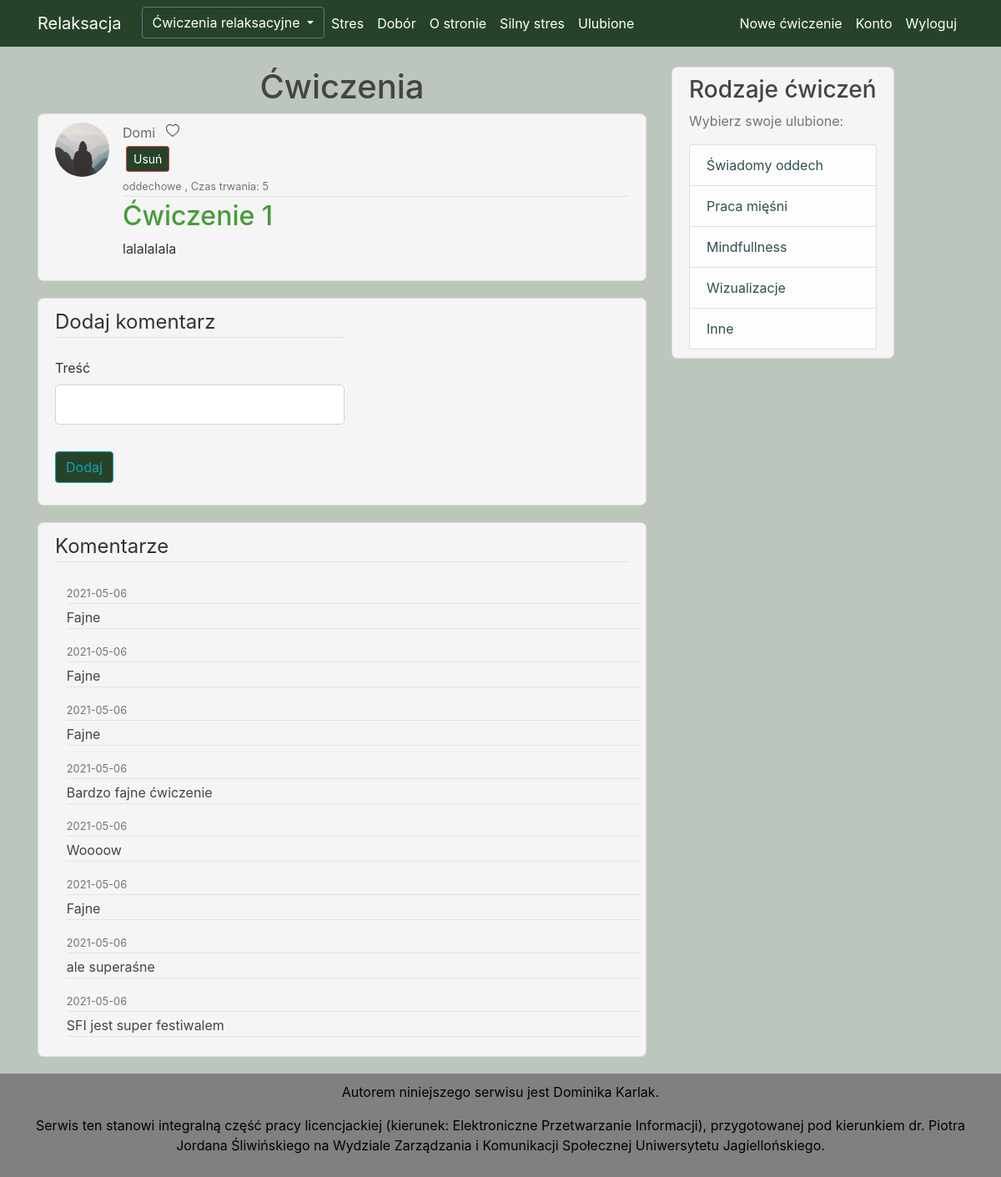
Before: /post/1 (signed in) with the older database file.
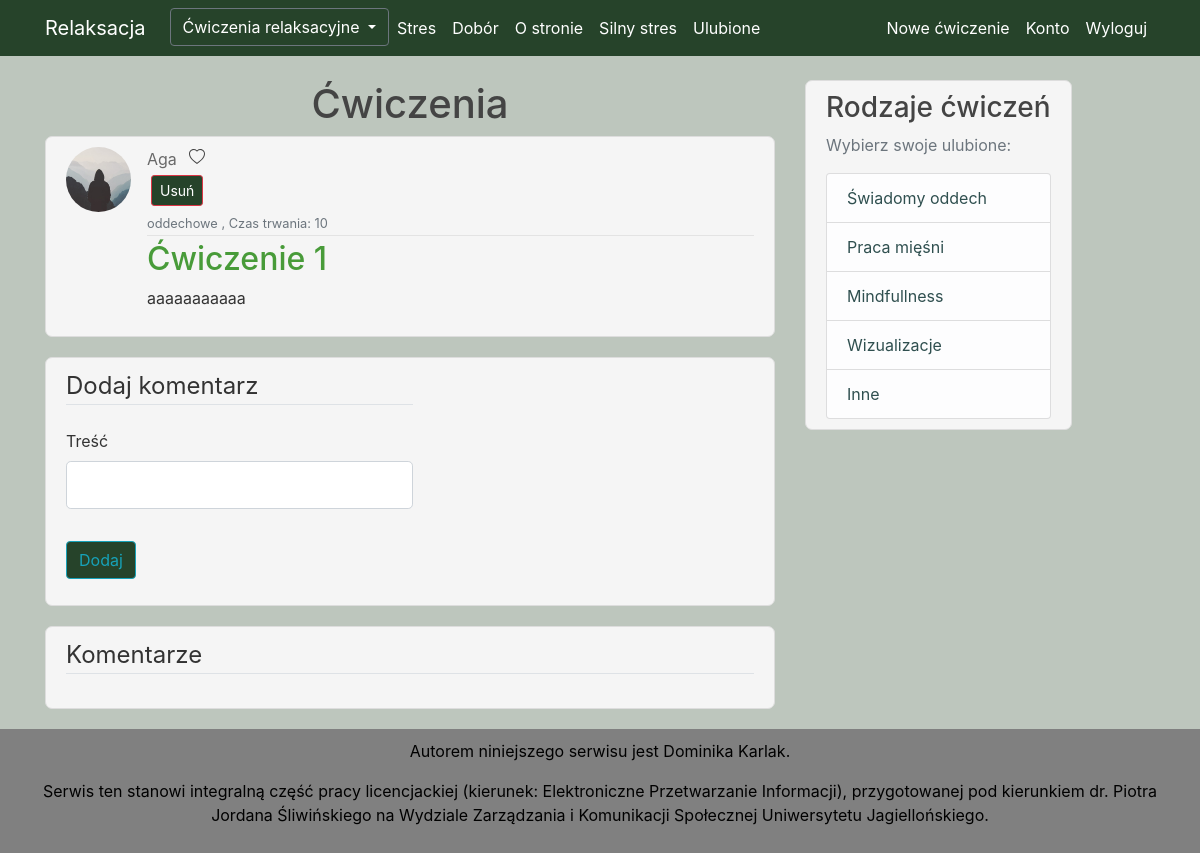
After: the same page with the newer database file.
### Relaks/models.py (models this page shows, shortened)
class User(db.Model, UserMixin):
    id = db.Column(db.Integer, primary_key=True)
    username = db.Column(db.String(20), unique=True, nullable=False)
    email = db.Column(db.String(120), unique=True, nullable=False)
    image_file = db.Column(db.String(20), nullable=False, default='default.jpg')
    password = db.Column(db.String(60), nullable=False)
    is_admin = db.Column(db.Boolean, nullable=False)
    posts = db.relationship('Post', backref='author', lazy=True)
    fav = db.relationship('Favourite', backref='author', lazy=True)

class Post(db.Model):
    id = db.Column(db.Integer, primary_key=True, autoincrement=True)
    name = db.Column(db.String(100), nullable=True)
    category = db.Column(db.String(100), nullable=True)
    time = db.Column(db.Integer, nullable=True)
    content = db.Column(db.Text, nullable=True)
    user_id = db.Column(db.Integer, db.ForeignKey('user.id'), nullable=False)
    fav = db.relationship('Favourite', backref='fav', lazy=True)
    comments = db.relationship("Comment", backref='article', lazy=True)

class Comment(db.Model):
    id = db.Column(db.Integer, primary_key=True)
    body = db.Column(db.String(200), nullable=False)
    date_posted = db.Column(db.DateTime, nullable=False, default=datetime.utcnow)
    post_id = db.Column(db.Integer, db.ForeignKey('post.id'), nullable=False)
    user_id = db.Column(db.Integer, db.ForeignKey('user.id'), nullable=False)

### Relaks/routes.py (the view)
@app.route("/post/<int:post_id>", methods=['GET', 'POST'])
def post(post_id):
    post = Post.query.get_or_404(post_id)
    is_favourite = Favourite.query.filter_by(user_id=current_user.id, post_id=post_id).first()
    if is_favourite is None:
        is_favourite = False
    else:
        is_favourite = True
    form = AddCommentForm()
    if form.validate_on_submit():
        comment = Comment(body=form.body.data, user_id=current_user.id, post_id=post_id)
        db.session.add(comment)
        db.session.commit()
        flash("Twój komentarz został pomyślnie dodany", "success")
        return redirect(url_for("post", post_id=post.id))
    comments = Comment.query.filter_by(post_id=post_id)
    return render_template('post.html', title=post.name, post=post, form=form, is_favourite=is_favourite,
                           comments=comments)

### Relaks/forms.py
class AddCommentForm(FlaskForm):
    body = StringField("Treść", validators=[DataRequired()])
    submit = SubmitField("Dodaj")

### Relaks/models.py (called while the page is built)
@login_manager.user_loader
def load_user(user_id):
    return User.query.get(int(user_id))

### Relaks/templates/post.html (shortened to what this page needs)
{% extends "layout.html" %}
{% block content %}
    <h1 style="text-align: center"> Ćwiczenia </h1>
    <article class="media content-section">
        <img class="rounded-circle article-img"
             src="{{ url_for('static', filename='photo/' + post.author.image_file) }}">
        <div class="media-body">
            <div class="article-metadata">
                <a class="mr-2" href="#">{{ post.author.username }}</a>
                {% if current_user.is_authenticated %}
                    {% if is_favourite %}
                        <a style="color: #444444" href="{{ url_for("dodaj_do_ulubionych", post_id=post.id) }} ">
                            <svg xmlns="http://www.w3.org/2000/svg" width="16" height="16" fill="currentColor"
                                 class="bi bi-heart-fill" viewBox="0 0 16 16">
                                <path fill-rule="evenodd"
                                      d="M8 1.314C12.438-3.248 23.534 4.735 8 15-7.534 4.736 3.562-3.248 8 1.314z"/>
                            </svg>
                        </a>
                    {% else %}
                        <a style="color: #444444" href="{{ url_for("dodaj_do_ulubionych", post_id=post.id) }} ">
                        </a>
                    {% endif %}
                {% endif %}
                {% if post.author == current_user or current_user.is_admin %}
                    <button type="button" class="btn btn-danger btn-sm m-1" data-toggle="modal"
                            data-target="#deleteModal" style="display: block">Usuń
                    </button>
                {% endif %}
                <small class="text-muted">{{ post.category }} , </small>
                <small class="text-muted">Czas trwania: {{ post.time }}</small>
            </div>
            <h2><a class="article-title" href="{{ url_for('post', post_id=post.id) }}">{{ post.name }}</a></h2>
            <p class="article-content">{{ post.content }}</p>
        </div>
    </article>
    <div class="media content-section">
        <form method="POST" action="">
            <fieldset class="form-group">
                <legend class="border-bottom mb-4">Dodaj komentarz</legend>
                <div class="form-group">
                    {{ form.body.label(class="form-control-label") }}
                    {% if form.body.errors %}
                        {{ form.body(class="form-control form-control-lg is-invalid") }}
                        <div class="invalid-feedback">
                            {% for error in form.body.errors %}
                                <span>{{ error }}</span>
                            {% endfor %}
                        </div>
                    {% else %}
                        {{ form.body(class="form-control form-control-lg") }}
                    {% endif %}
                </div>
            </fieldset>
            <div class="form-group">
                {{ form.submit(class="btn btn-outline-info") }}
            </div>
        </form>
    </div>
    <div class="media content-section" style="display: block">
        <legend class="border-bottom mb-4">Komentarze</legend>
        {% for comment in comments %}
            <div class="media-body" style="width: 100%; height: 100%; margin:2%">
                <div class="article-metadata">
                    <small class="text-muted">{{ comment.date_posted.strftime('%Y-%m-%d') }}</small>
                </div>
                <div class="article-metadata">
                    {{ comment.body }}
                </div>
            </div>
        {% endfor %}
    </div>
{% endblock content %}

### Relaks/templates/layout.html (shortened to what this page needs)
<!DOCTYPE html>
<html lang="pl">
<head>
    <link rel="stylesheet" href="https://maxcdn.bootstrapcdn.com/bootstrap/4.0.0/css/bootstrap.min.css"
>
    <link rel="stylesheet" type="text/css" href="{{ url_for('static', filename='main.css') }}">
</head>
<body>
<header class="site-header">
    <nav class="navbar navbar-expand-md navbar-dark bg-steel fixed-top">
        <div class="container">
            <a class="navbar-brand mr-4" href="/">Relaksacja</a>
            <div class="collapse navbar-collapse" id="navbarToggle">
                <div class="navbar-nav mr-auto">
                    <div class="dropdown">
                        <button class="btn btn-secondary dropdown-toggle" type="button" id="dropdownMenuButton"
                                data-toggle="dropdown" aria-haspopup="true" aria-expanded="false">
                            Ćwiczenia relaksacyjne
                        </button>
                    </div>
                    <a class="nav-item nav-link" href="{{ url_for('stres') }}">Stres</a>
                    <a class="nav-item nav-link" href="{{ url_for('dobor') }}">Dobór </a>
                    <a class="nav-item nav-link" href="{{ url_for('dobor') }}"> O stronie </a>
                    <a class="nav-item nav-link" href="{{ url_for('silny_stres') }}"> Silny stres  </a>
                    {% if current_user.is_authenticated %}
                        <a class="nav-item nav-link" href="{{ url_for('ulubione') }}">Ulubione </a>
                    {% endif %}
                </div>
                <div class="navbar-nav">
                    {% if current_user.is_authenticated %}
                        <a class="nav-item nav-link" href="{{ url_for('new_post') }}">Nowe ćwiczenie</a>
                        <a class="nav-item nav-link" href="{{ url_for('account') }}">Konto</a>
                        <a class="nav-item nav-link" href="{{ url_for('logout') }}">Wyloguj</a>
                    {% else %}
                        <a class="nav-item nav-link" href="{{ url_for('login') }}">Zaloguj</a>
                        <a class="nav-item nav-link" href="{{ url_for('register') }}">Zarejestruj</a>
                    {% endif %}
                </div>
            </div>
        </div>
    </nav>
</header>
<main role="main" class="container">
    <div class="row">
        <div class="col-md-8">
            {% block content %}{% endblock %}
        </div>
        <div class="col-md-4">
            <div class="content-section" style="display: inline-block;">
                <h3> Rodzaje ćwiczeń </h3>
                <p class='text-muted'> Wybierz swoje ulubione:
                <ul class="list-group">
                    <li class="list-group-item list-group-item-light"><a href="{{ url_for('oddech') }}"
                                                                         style="color: darkslategrey"> Świadomy
                        oddech </a></li>
                    <li class="list-group-item list-group-item-light"><a href="{{ url_for('miesnie') }}"
                                                                         style="color: darkslategrey"> Praca mięśni </a>
                    </li>
                    <li class="list-group-item list-group-item-light"><a href="{{ url_for('mindfullness') }}"
                                                                         style="color: darkslategrey">Mindfullness </a>
                    </li>
                    <li class="list-group-item list-group-item-light"><a href="{{ url_for('wizualizacje') }}"
                                                                         style="color: darkslategrey"> Wizualizacje </a>
                    </li>
                    <li class="list-group-item list-group-item-light"><a href="{{ url_for('inne') }} "
                                                                         style="color: darkslategrey"> Inne </a></li>
                </ul>
            </div>
        </div>
    </div>
</main>
<footer id="footer" style=" position: -ms-device-fixed; padding: 10px 10px 10px 10px; bottom: 0; width: 100%; background: grey; color: black; text-align: center;">
    <p> Autorem niniejszego serwisu jest Dominika Karlak. <br>
    <p> Serwis ten stanowi integralną część pracy licencjackiej (kierunek: Elektroniczne Przetwarzanie Informacji),
        przygotowanej pod kierunkiem dr. Piotra Jordana Śliwińskiego na Wydziale Zarządzania i Komunikacji Społecznej
        Uniwersytetu Jagiellońskiego.
    </p>
</footer>
</body>
</html>

### Relaks/static/main.css (style rules this page uses)
body { background-color: #bdc6bd; color: #333333; margin-top: 5rem; }
h1, h2, h3, h4, h5, h6 { color: #444444; }
.bg-steel { background-color: #26432a; ; }
.site-header .navbar-nav .nav-link { background-color: #26432a; color: white; }
.content-section { background-color: whitesmoke; padding: 10px 20px; border: 1px solid #dddddd; border-radius: 7px; margin-bottom: 20px; }
.article-title { color: #489b39; }
.article-content { white-space: pre-line; background-color: whitesmoke; }
.article-img { height: 65px; width: 65px; margin-right: 16px; }
.article-metadata { padding-bottom: 1px; margin-bottom: 4px; border-bottom: 1px solid #e3e3e3; color: #444444; }
.col-md-4 { background-color: #bdc6bd; }
.btn { background-color: #26432a; }
.mr-2 { color: dimgrey; }
#footer { padding: 10px 10px 0px 10px; bottom: 0; width: 100%; background: grey; color: black; text-align: center; }

Changed rows visible on the page:
no longer on this page (row edited): Comment: date_posted "2021-05-06", body "Fajne"
removed Comment: date_posted "2021-05-06", body "Fajne"
removed Comment: date_posted "2021-05-06", body "Fajne"
removed Comment: date_posted "2021-05-06", body "Bardzo fajne ćwiczenie"
removed Comment: date_posted "2021-05-06", body "Woooow"
removed Comment: date_posted "2021-05-06", body "Fajne"
removed Comment: date_posted "2021-05-06", body "ale superaśne"
removed Comment: date_posted "2021-05-06", body "SFI jest super festiwalem"
changed User: author.username "Domi" → "Aga"
changed Post "Ćwiczenie 1": time "5" → "10"; content "lalalalala" → "aaaaaaaaaaa"
